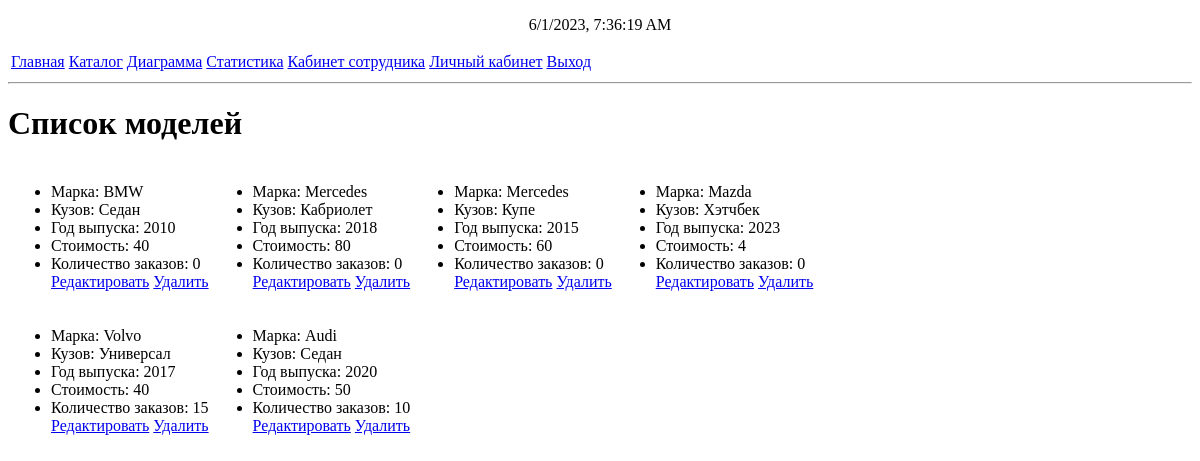
Page /modellist (signed in) on the earlier database version.
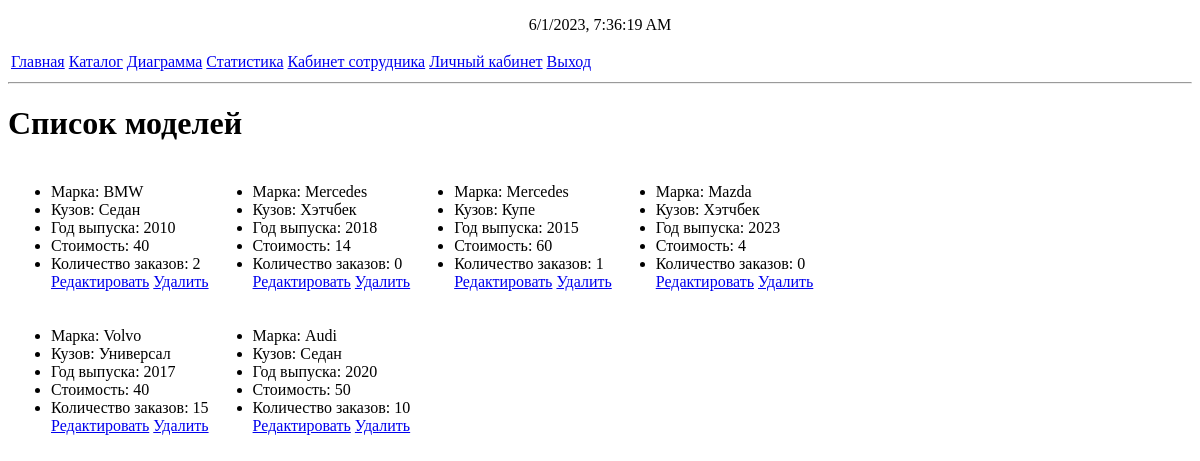
Same page on the later database version.
### mainapp/models.py (models this page shows)
class CarModel(models.Model):
    SEDAN = "Седан"
    CROSS = "Кроссовер"
    COUPE = "Купе"
    STATION_WAGON = "Универсал"
    SPORT = "Спорт"
    HATCHBACK = "Хэтчбек"
    CONVERTIBLE = "Кабриолет"
    MINIVAN = "Минивэн"
    BODY_CHOICES = [
        (SEDAN, "Седан"),
        (CROSS, "Кроссовер"),
        (STATION_WAGON, "Универсал"),
        (SPORT, "Седан"),
        (HATCHBACK, "Хэтчбек"),
        (CONVERTIBLE, "Кабриолет"),
        (MINIVAN, "Минивэн"),
        (COUPE, "Купе"),
    ]
    BMW = "BMW"
    MERCEDES = "Mercedes"
    AUDI = "Audi"
    MAZDA = "Mazda"
    VOLVO = "Volvo"
    BRAND_CHOICES = [
        (BMW, 'BMW'),
        (MERCEDES, 'Mercedes'),
        (AUDI,"Audi"),
        (MAZDA, "Mazda"),
        (VOLVO, "Volvo")
    ]
    body = models.CharField(max_length=20, choices=BODY_CHOICES)
    price = models.BigIntegerField(default=40, null=True)
    car_price = models.BigIntegerField(default=10000, null=True)
    id = models.AutoField(primary_key=True)
    brand = models.CharField(max_length=20, choices=BRAND_CHOICES)
    year = models.IntegerField(validators=[MaxValueValidator(2023), MinValueValidator(2010)])
    usageCount = models.IntegerField(default=0)
    def __str__(self):
        return f"{self.brand} {self.body} {self.year}"

### mainapp/views.py (the view)
    def _(request):
        if not request.user.is_staff:
            return HttpResponseRedirect('main')
        return func(request)

### mainapp/views.py (called while the page is built)
def staffpage(func):
    def _(request):
        if not request.user.is_staff:
            return HttpResponseRedirect('main')
        return func(request)
    return _

@staffpage
def modellist(request:HttpRequest):
    if request.method == "GET":
        lst = []
        tmp_list = list()
        i = 0
        for carModel in CarModel.objects.all():
            print(carModel)
            if i % columnCount == 0 and i != 0:
                lst.append(tmp_list)
                tmp_list = list()
            tmp_list.append(carModel)
            i += 1
        if tmp_list:
            lst.append(tmp_list)
        print(lst)
        return render(request, "modellist.html", {"models": lst})

### mainapp/templates/modellist.html (shortened to what this page needs)
{% extends "base.html" %}
{% block content %}
<h1>Список моделей</h1>
<table>
    {%for modelsRaw in models%}
    <tr>
    {%for model in modelsRaw%}
    <td>
        <ul>
            <li>Марка: {{model.brand}}</li>
            <li>Кузов: {{model.body}}</li>
            <li>Год выпуска: {{model.year}}</li>
            <li>Стоимость: {{model.price}}</li>
            <li>Количество заказов: {{model.usageCount}}</li>
            <a href="editmodel?id={{model.id}}">Редактировать</a>
            <a href="delete?model=carmod&id={{model.id}}">Удалить</a>
        </ul>
    </td>
    {%endfor%}
    </tr>
    {%endfor%}
</table>
{% endblock content %}

Differences in the rows shown:
changed CarModel "BMW": usageCount "0" → "2"
changed CarModel (number 2 of 6 on the later page): body "Кабриолет" → "Хэтчбек"; price "80" → "14"
changed CarModel "Купе": usageCount "0" → "1"
